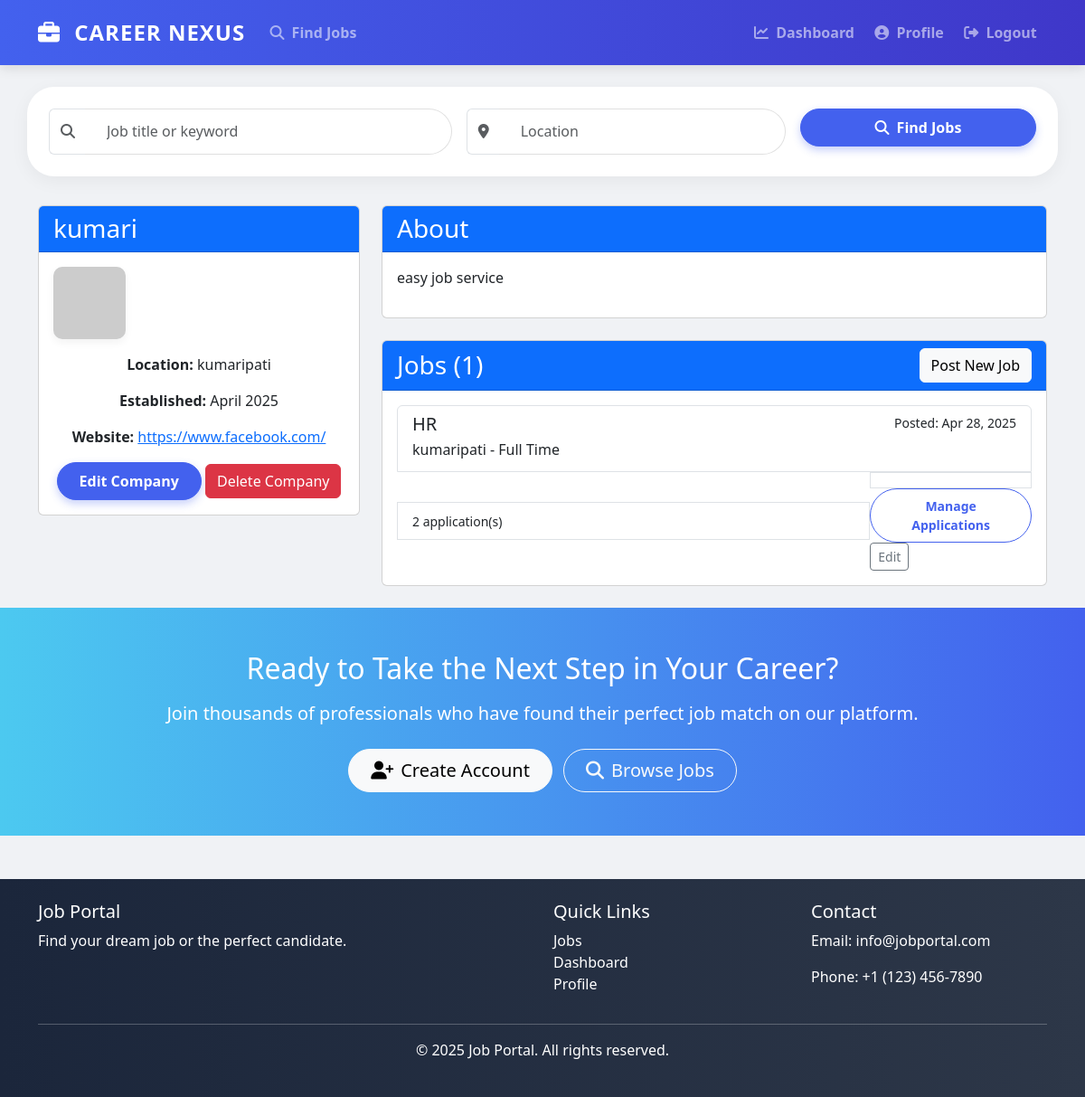
Before: /companies/3/ (signed in) with the older database file.
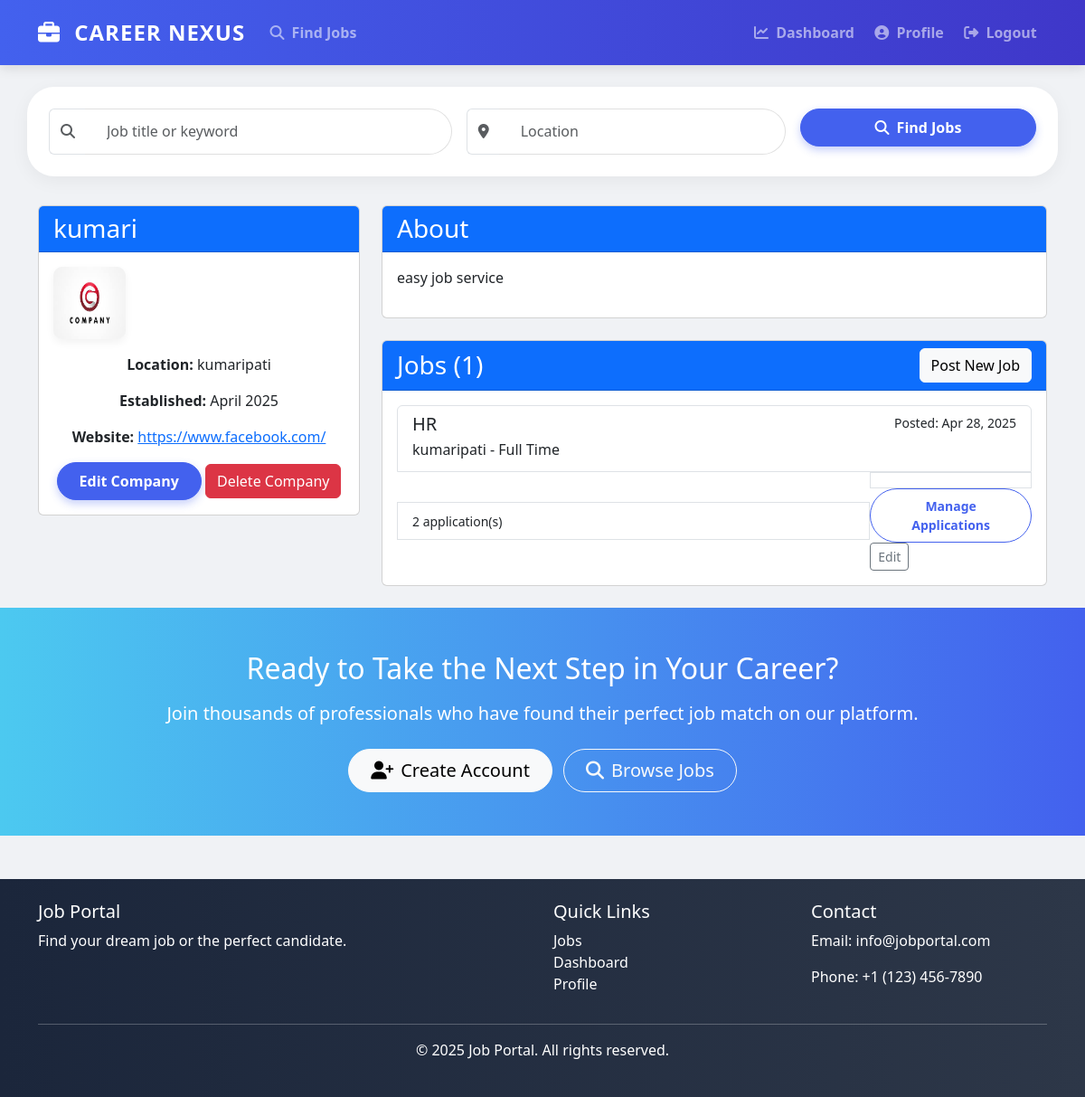
After: the same page with the newer database file.
### companies/models.py (models this page shows, shortened)
class Company(models.Model):
    name = models.CharField(max_length=100)
    owner = models.ForeignKey(User, on_delete=models.CASCADE, related_name='companies')
    logo = models.ImageField(upload_to='company_logos/', blank=True, null=True)
    description = models.TextField()
    website = models.URLField(blank=True, null=True)
    location = models.CharField(max_length=100)
    established_date = models.DateField(blank=True, null=True)
    class Meta:
        verbose_name_plural = "Companies"

### companies/views.py (the view)
# urls.py: path('<int:pk>/', views.company_detail, name='company_detail'),
@login_required
def company_detail(request, pk):
    company = get_object_or_404(Company, pk=pk)
    jobs = company.jobs.all()
    return render(request, 'companies/company_detail.html', {'company': company, 'jobs': jobs})

### templates/companies/company_detail.html (shortened to what this page needs)
{% extends 'base.html' %}
{% block content %}
<div class="row">
    <div class="col-md-4">
        <div class="card mb-4">
            <div class="card-header bg-primary text-white">
                <h3 class="mb-0">{{ company.name }}</h3>
            </div>
            <div class="card-body text-center">
                {% if company.logo %}
                    <img src="{{ company.logo.url }}" alt="{{ company.name }} Logo" class="company-logo mb-3">
                {% else %}
                    <img src="https://via.placeholder.com/100" alt="Company Logo" class="company-logo mb-3">
                {% endif %}
                <p><strong>Location:</strong> {{ company.location }}</p>
                {% if company.established_date %}
                    <p><strong>Established:</strong> {{ company.established_date|date:"F Y" }}</p>
                {% endif %}
                {% if company.website %}
                    <p><strong>Website:</strong> <a href="{{ company.website }}" target="_blank">{{ company.website }}</a></p>
                {% endif %}
                <div class="mt-3">
                    <a href="{% url 'company_update' company.pk %}" class="btn btn-primary">Edit Company</a>
                    <a href="{% url 'company_delete' company.pk %}" class="btn btn-danger">Delete Company</a>
                </div>
            </div>
        </div>
    </div>
    <div class="col-md-8">
        <div class="card mb-4">
            <div class="card-header bg-primary text-white">
                <h3 class="mb-0">About</h3>
            </div>
            <div class="card-body">
                <p>{{ company.description }}</p>
            </div>
        </div>
        <div class="card">
            <div class="card-header bg-primary text-white d-flex justify-content-between align-items-center">
                <h3 class="mb-0">Jobs ({{ jobs.count }})</h3>
                <a href="{% url 'job_create' %}" class="btn btn-light">Post New Job</a>
            </div>
            <div class="card-body">
                {% if jobs %}
                    <div class="list-group">
                        {% for job in jobs %}
                            <a href="{% url 'job_detail' job.pk %}" class="list-group-item list-group-item-action">
                                <div class="d-flex w-100 justify-content-between">
                                    <h5 class="mb-1">{{ job.title }}</h5>
                                    <small>Posted: {{ job.created_at|date:"M d, Y" }}</small>
                                </div>
                                <p class="mb-1">{{ job.location }} - {{ job.get_job_type_display }}</p>
                                <div class="d-flex justify-content-between align-items-center">
                                    <small>{{ job.applications.count }} application(s)</small>
                                    <div>
                                        <a href="{% url 'manage_applications' job.pk %}" class="btn btn-sm btn-outline-primary">Manage Applications</a>
                                        <a href="{% url 'job_update' job.pk %}" class="btn btn-sm btn-outline-secondary">Edit</a>
                                    </div>
                                </div>
                            </a>
                        {% endfor %}
                    </div>
                {% else %}
                    <p>No jobs posted for this company yet.</p>
                    <a href="{% url 'job_create' %}" class="btn btn-primary">Post a Job</a>
                {% endif %}
            </div>
        </div>
    </div>
</div>
{% endblock %}

Changed rows visible on the page:
changed Company "kumari": logo: picture added
